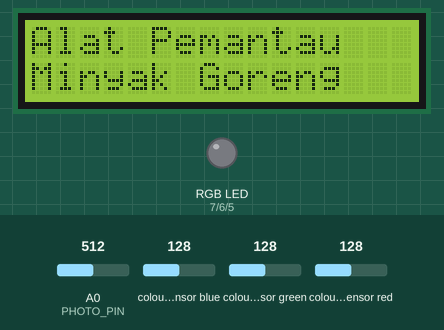
Recording of a sketch running on a simulated Arduino Uno, built with avr-gcc and run on an emulated ATmega328P. On the bench: 16×2 character LCD, an RGB LED mixed from three pins (HIGH = lit). Wiring (inferred from the names in the program): TCS3200 colour sensor: output pin 12; S2 pin 10; S3 pin 11; S0 pin 8; S1 pin 9. Inputs (shaded band) come from the test bench; at power-on: A0 (PHOTO_PIN) = 512, colour sensor blue 128, colour sensor green 128, colour sensor red 128. Pins used as bus, display or sensor lines are not drawn; what the sketch prints to the serial monitor is not drawn.

Above: at 0.1 s.
At 4.1 s:
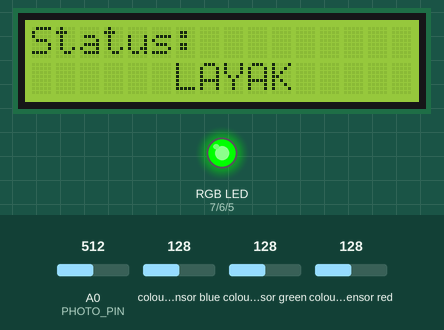
Timing chart, 0 to 5.6 s (numbered marks = the images above):
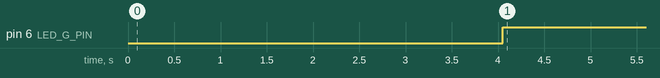

Measured:
- by itself, pin 6 (LED_G_PIN): LOW → HIGH at 4.1 s

The sketch:

sketch_minyak.ino
```cpp
#include <Wire.h>
#include <LiquidCrystal_I2C.h>

// Konfigurasi pin photodioda
#define PHOTO_PIN A0

// Konfigurasi pin Relay
#define RELAY_PIN 4

// --- Konfigurasi Pin RGB LED ---
#define LED_R_PIN 7
#define LED_G_PIN 6
#define LED_B_PIN 5

// --- Konfigurasi Pin Sensor TCS3200 ---
#define S0_PIN 8
#define S1_PIN 9
#define S2_PIN 10
#define S3_PIN 11
#define OUT_PIN 12

// Waktu jeda pembacaan TCS3200 (dalam milidetik)
#define FILTER_DELAY 100
#define SAMPLE_DELAY 50

// Jumlah pembacaan TCS3200 untuk menghitung rata-rata
#define SAMPLE_COUNT 10

// --- Ambang Batas Kelayakan Minyak ---
// PENTING: Nilai ini harus Anda kalibrasi sendiri!
// Ukur nilai 'Merah Mentah' pada minyak baru, lalu pada minyak bekas.
// Tentukan nilai ambang batas di antara keduanya.
// Nilai yang lebih TINGGI menandakan minyak lebih GELAP/MERAH.
#define AMBANG_BATAS_MERAH  2878
#define AMBANG_BATAS_HIJAU  3188
#define AMBANG_BATAS_BIRU   2384
#define AMBANG_BATAS_CLEAR  1
#define AMBANG_BATAS_PHOTO  706

// --- Pengaturan LCD I2C ---
// Atur alamat I2C ke 0x27 untuk LCD 16x2. Mungkin berbeda (misal 0x3F).
// Gunakan I2C Scanner jika alamat ini tidak berfungsi.
LiquidCrystal_I2C lcd(0x27, 16, 2);

enum Freq : uint8_t {
  F0 = 0b00,
  F2 = 0b01,
  F20 = 0b10,
  F100 = 0b11
};

enum Color : uint8_t {
  Red = 0b00,
  Blue = 0b01,
  Clear = 0b10,
  Green = 0b11
};

void setFreq(Freq freq) {
  digitalWrite(S0_PIN, (freq >> 1) & 0x1);
  digitalWrite(S1_PIN, (freq) & 0x1);
  delay(FILTER_DELAY);
}

void setFilter(Color color) {
  digitalWrite(S2_PIN, (color >> 1) & 0x1);
  digitalWrite(S3_PIN, (color) & 0x1);
  delay(FILTER_DELAY);
}

// --- Fungsi untuk Membaca Warna dari TCS3200 ---
// uint16_t readColor(Color color) {
//   setFilter(color);
//   uint16_t val = pulseIn(OUT_PIN, LOW); // Mengukur durasi pulsa LOW
//   delay(SAMPLE_DELAY);
//   return val;
// }

uint16_t getColorAvg(Color color) {
  uint32_t sum = 0;
  setFilter(color);
  for (uint8_t i = 0; i < SAMPLE_COUNT; i++) {
    sum += pulseIn(OUT_PIN, LOW);
    delay(SAMPLE_DELAY);
  }
  return sum / SAMPLE_COUNT;
}

// --- Fungsi untuk Mengatur Warna LED RGB ---
void setLedColor(uint8_t red, uint8_t green, uint8_t blue) {
  digitalWrite(LED_R_PIN, red);
  digitalWrite(LED_G_PIN, green);
  digitalWrite(LED_B_PIN, blue);
}

void nyalakanTCS() {
  digitalWrite(RELAY_PIN, HIGH);
  setFreq(F2);
  // TODO: nyalakan juga OE
}

void matikanTCS() {
  digitalWrite(RELAY_PIN, LOW);
  setFreq(F0);
  setFilter(Red);
  // TODO: matikan juga OE
}

void setup() {
  // // Matikan lampu pada pin 13
  // pinMode(13, OUTPUT);
  // digitalWrite(13, LOW);

  // // Inisialisasi pin relay
  // pinMode(RELAY_PIN, OUTPUT);
  // digitalWrite(RELAY_PIN, HIGH);

  // Inisialisasi pin TCS3200
  pinMode(S0_PIN, OUTPUT), pinMode(S1_PIN, OUTPUT);
  pinMode(S2_PIN, OUTPUT), pinMode(S3_PIN, OUTPUT);
  pinMode(OUT_PIN, INPUT);

  // Inisialisasi pin LED RGB
  pinMode(LED_R_PIN, OUTPUT);
  pinMode(LED_G_PIN, OUTPUT);
  pinMode(LED_B_PIN, OUTPUT);

  Serial.begin(9600);

  // Inisialisasi LCD
  lcd.init();
  lcd.backlight();
  lcd.display();

  lcd.setCursor(0, 0), lcd.print("Alat Pemantau");
  lcd.setCursor(0, 1), lcd.print("Minyak Goreng");

  Serial.println("Alat Pemantau Minyak Goreng Siap!");

  delay(2000);
  lcd.clear();
  nyalakanTCS();
}

void loop() {
  Serial.println("============================");

  /* -------- Membaca Sensor TCS3200 -------------- */
  //nyalakanTCS();

  // Membaca nilai rata-rata dari setiap filter warna
  uint16_t red_avg = getColorAvg(Red);
  uint16_t green_avg = getColorAvg(Green);
  uint16_t blue_avg = getColorAvg(Blue);

  Serial.print("Merah: "), Serial.println(red_avg);
  Serial.print("Hijau: "), Serial.println(green_avg);
  Serial.print("Biru: "), Serial.println(blue_avg);

  /* -------- Membaca Sensor Photodiode ------------- */
  // matikanTCS();

  // Membaca nilai dari sensor photodioda (MH-series)
  uint32_t total = 0;
  for (uint8_t i = 0; i < SAMPLE_COUNT; i++) {
    total += analogRead(PHOTO_PIN);
    delay(2);
  }
  uint16_t photo_avg = total / SAMPLE_COUNT;
  Serial.print("Photodioda: "); Serial.println(photo_avg);

  // --- Logika Penentuan Kelayakan Minyak ---
  Serial.println("----------------------------");
  lcd.setCursor(0, 0);
  lcd.print("Status:         ");

  // if (red_avg > AMBANG_BATAS_MERAH) {
  // if (red_avg > AMBANG_BATAS_MERAH && green_avg > AMBANG_BATAS_HIJAU) {
  if ( // jika
    red_avg >= AMBANG_BATAS_MERAH
      && // dan
    green_avg >= AMBANG_BATAS_HIJAU
      && // dan
    blue_avg >= AMBANG_BATAS_BIRU
      && // dan
    photo_avg >= AMBANG_BATAS_PHOTO
  ) {
    // Jika nilai merah mentah MELEBIHI ambang batas, minyak dianggap tidak layak
    lcd.setCursor(0, 1), lcd.print("TIDAK LAYAK     ");
    Serial.println("Status: TIDAK LAYAK");
    setLedColor(1, 0, 0);
  } else {
    // Jika tidak, minyak dianggap layak pakai
    lcd.setCursor(0, 1), lcd.print("      LAYAK     ");
    Serial.println("Status: LAYAK");
    setLedColor(0, 1, 0);
  }
}
```
